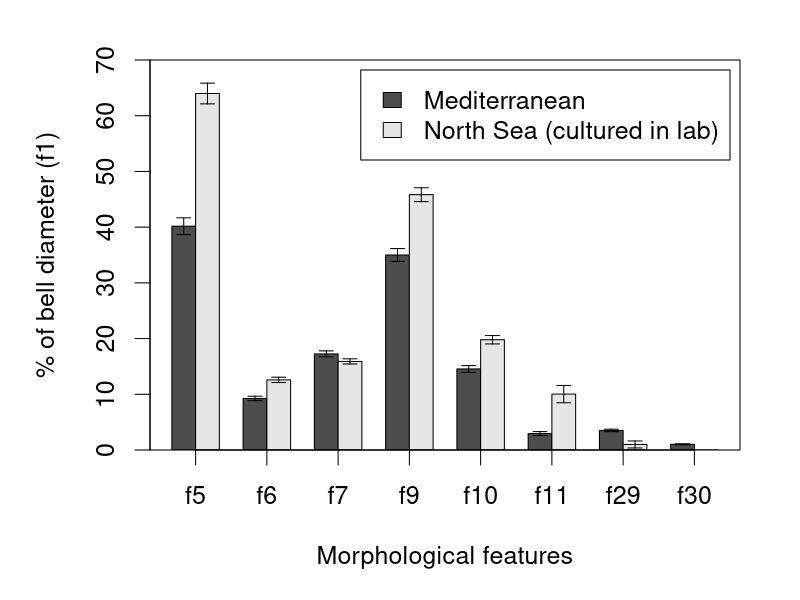

Source code (R):
############################ Aurelia coerulea comparison ############################
#                       R Code - Author: Jonathan W. Lawley                         #
#                           Used in: Lawley et al., 2021                            #
#   The importance of molecular characters when morphological variability hinders   # 
#                   diagnosability: systematics of the moon jellyfish               #
#                           genus Aurelia (Cnidaria: Scyphozoa)                     #
#                       PeerJ https://doi.org/10.7717/peerj.11954                   #
#                                                                                   #
#                        Used for Welch's t-test in Fig. 8                          #
#                                                                                   #
#               Contact: jonathan.wanderleylawley@griffithuni.edu.au                #

coerulea=read.csv("coerulea.csv", sep=",", as.is=T)
compare=t(cbind(coerulea$mean.med, coerulea$mean.lab))
stdev=t(cbind(coerulea$sd.med, coerulea$sd.lab))
sampling=t(cbind(coerulea$n.med, coerulea$n.lab))
par(mar=c(5,5,2,2), cex=1.5)
bp=barplot(compare, beside=T, xpd=FALSE, ylim = c(0,70), ylab="% of bell diameter (f1)", xlab = "Morphological features", legend=c("Mediterranean", "North Sea (cultured in lab)"))
box()
arrows(x0=bp, y0=compare-stdev, y1=compare+stdev, code=3, angle=90, length=.07)
axis(1, at=c(2,5,8,11,14,17,20,23), labels=coerulea$feature)

#Welch's two samples t-test, independent samples, equal or unequal variances
result=matrix(NA, 8, 1)
for (i in 1:8) {
  temp1=rnorm(sampling[2,i], compare[2,i], stdev[2,i])
  temp2=rnorm(sampling[1,i], compare[1,i], stdev[1,i])
  value=t.test(temp1, temp2)
  result[i,1]=value$p.value
}
result



